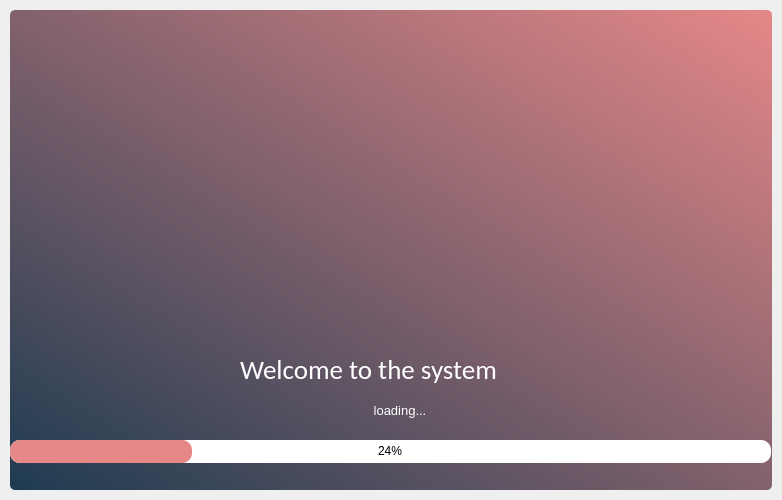
<?xml version="1.0" encoding="UTF-8"?>
<ui version="4.0">
 <class>SplashScreen</class>
 <widget class="QMainWindow" name="SplashScreen">
  <property name="geometry">
   <rect>
    <x>0</x>
    <y>0</y>
    <width>782</width>
    <height>500</height>
   </rect>
  </property>
  <property name="windowTitle">
   <string>Scepter</string>
  </property>
  <property name="windowIcon">
   <iconset>
    <normaloff>../logo_2_rGp_icon.ico</normaloff>../logo_2_rGp_icon.ico</iconset>
  </property>
  <widget class="QWidget" name="centralwidget">
   <layout class="QVBoxLayout" name="verticalLayout">
    <property name="spacing">
     <number>0</number>
    </property>
    <property name="leftMargin">
     <number>10</number>
    </property>
    <property name="topMargin">
     <number>10</number>
    </property>
    <property name="rightMargin">
     <number>10</number>
    </property>
    <property name="bottomMargin">
     <number>10</number>
    </property>
    <item>
     <widget class="QFrame" name="dropShadowFrame">
      <property name="enabled">
       <bool>true</bool>
      </property>
      <property name="styleSheet">
       <string notr="true">QFrame{
		
	background-color: qlineargradient(spread:pad, x1:0, y1:1, x2:1, y2:0, stop:0 rgba(30, 59, 81, 255), stop:1 rgba(230, 136, 136, 255));
		border-radius: 5px;
}</string>
      </property>
      <property name="frameShape">
       <enum>QFrame::StyledPanel</enum>
      </property>
      <property name="frameShadow">
       <enum>QFrame::Raised</enum>
      </property>
      <widget class="QLabel" name="label">
       <property name="geometry">
        <rect>
         <x>190</x>
         <y>20</y>
         <width>411</width>
         <height>280</height>
        </rect>
       </property>
       <property name="styleSheet">
        <string notr="true">background-color: rgba(255, 255, 255, 0);</string>
       </property>
       <property name="text">
        <string/>
       </property>
       <property name="pixmap">
        <pixmap resource="resource1.qrc">:/logo/res/logo@4.png</pixmap>
       </property>
       <property name="scaledContents">
        <bool>true</bool>
       </property>
       <property name="alignment">
        <set>Qt::AlignCenter</set>
       </property>
      </widget>
      <widget class="QProgressBar" name="progressBar">
       <property name="geometry">
        <rect>
         <x>0</x>
         <y>430</y>
         <width>761</width>
         <height>23</height>
        </rect>
       </property>
       <property name="styleSheet">
        <string notr="true">QProgressBar{
background-color: rgb(255, 255, 255);
border-radius: 10px;
text-align: center;
border-style: sunken
}
QProgressBar::chunk{
	border-radius: 10px;
	
	background-color: rgb(230, 136, 136);
}</string>
       </property>
       <property name="value">
        <number>24</number>
       </property>
      </widget>
      <widget class="QLabel" name="label_3">
       <property name="geometry">
        <rect>
         <x>240</x>
         <y>390</y>
         <width>300</width>
         <height>20</height>
        </rect>
       </property>
       <property name="font">
        <font>
         <family>MS Sans Serif</family>
         <pointsize>10</pointsize>
         <weight>50</weight>
         <bold>false</bold>
        </font>
       </property>
       <property name="styleSheet">
        <string notr="true">background-color: rgba(255, 255, 255, 0);
color: rgb(255, 255, 255);</string>
       </property>
       <property name="text">
        <string>loading...</string>
       </property>
       <property name="scaledContents">
        <bool>true</bool>
       </property>
       <property name="alignment">
        <set>Qt::AlignCenter</set>
       </property>
      </widget>
      <widget class="QLabel" name="label_4">
       <property name="geometry">
        <rect>
         <x>230</x>
         <y>340</y>
         <width>311</width>
         <height>40</height>
        </rect>
       </property>
       <property name="font">
        <font>
         <family>Calibri</family>
         <pointsize>20</pointsize>
        </font>
       </property>
       <property name="styleSheet">
        <string notr="true">color: rgb(255, 255, 255);
background-color: rgba(255, 255, 255, 0);</string>
       </property>
       <property name="text">
        <string>Welcome to the system</string>
       </property>
      </widget>
      <zorder>progressBar</zorder>
      <zorder>label_3</zorder>
      <zorder>label_4</zorder>
      <zorder>label</zorder>
     </widget>
    </item>
   </layout>
  </widget>
 </widget>
 <resources>
  <include location="resource1.qrc"/>
 </resources>
 <connections/>
</ui>
